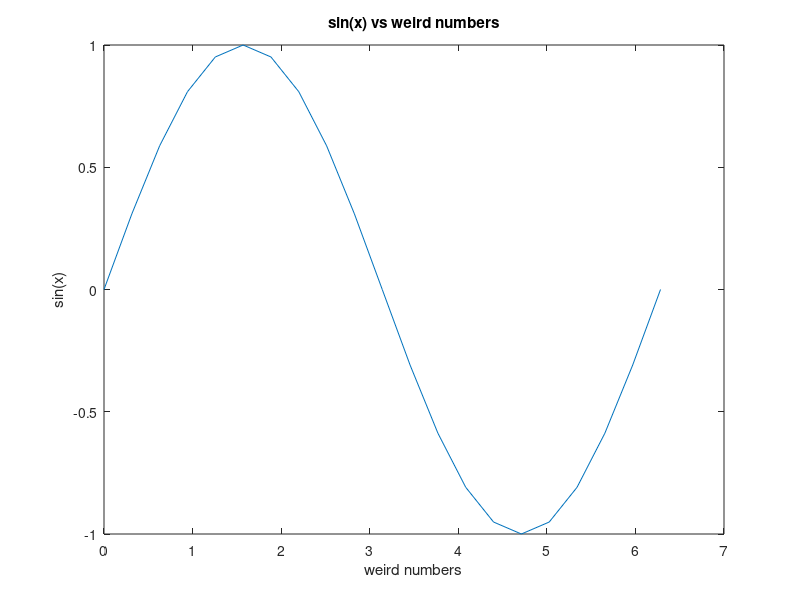
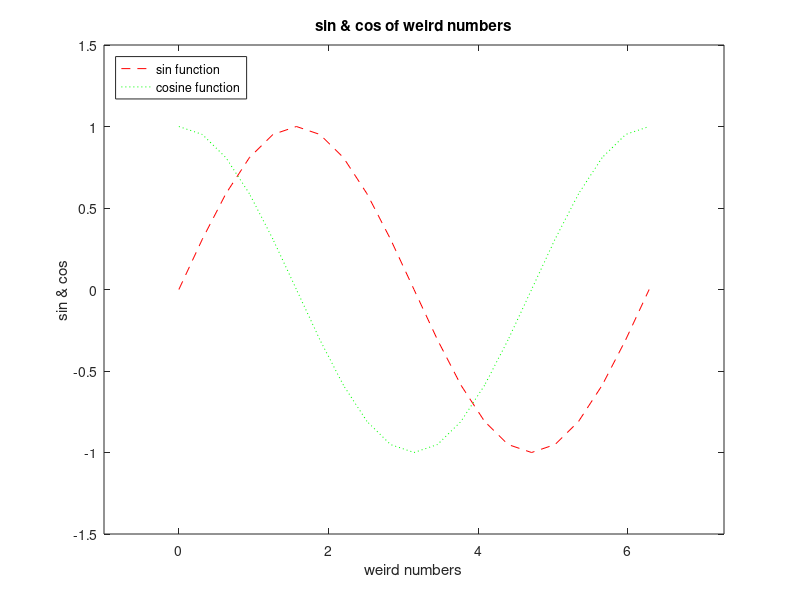
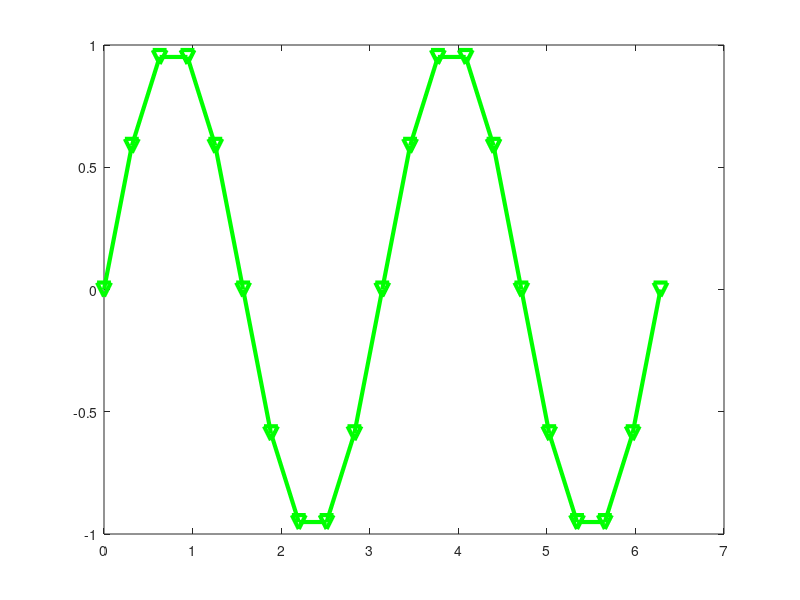
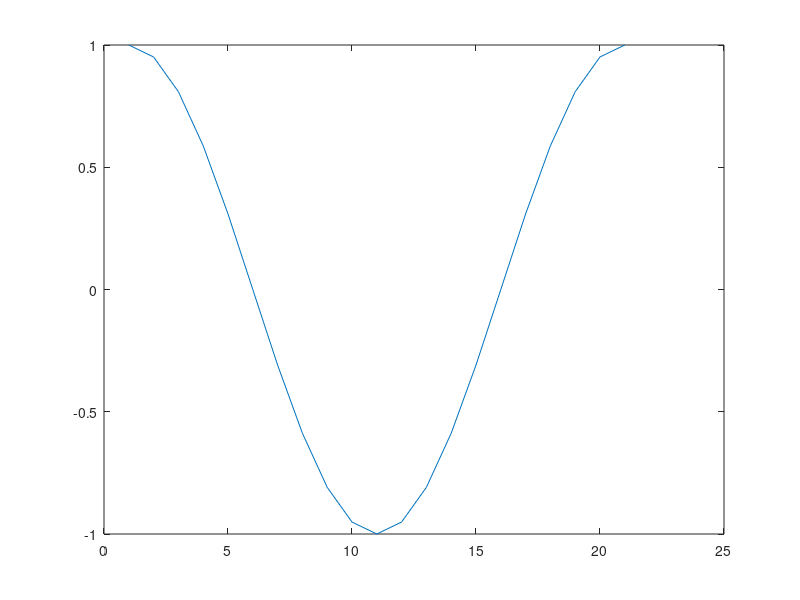

The MATLAB source for these figures, in order:
close all
clear
clc
x = (0:.1.*pi:2.*pi);
y = sin(x);
plot(x,y)
xlabel('weird numbers')
ylabel('sin(x)')
title('sin(x) vs weird numbers')
figure
y2 = cos(x);
plot(x,y,'--r',x,y2,':g')
xlabel('weird numbers')
ylabel('sin & cos')
title('sin & cos of weird numbers')
legend('sin function','cosine function','location','northwest')
axis([-1 (2.*pi+1) -1.5 1.5])
figure
y3 = sin(2.*x);
plot(x,y3,'g','LineWidth',3,'Marker','v','MarkerSize',10)
figure
a = cos(x);
plot(a)
figure
plot(x,a)